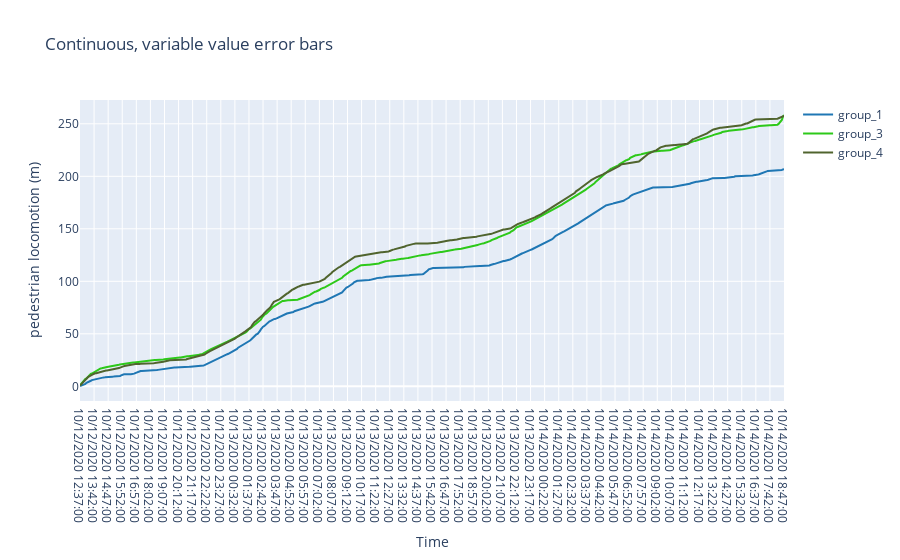

This figure's notebook cell:
### Code cell
df = pd.read_csv('https://raw.githubusercontent.com/plotly/datasets/master/wind_speed_laurel_nebraska.csv') 
fig = go.Figure([
    go.Scatter(
        name='group_1',
        x=data['Date_Time_1'],
        y=group1.mean(axis=1),
        mode='lines',
        line=dict(color='rgb(31, 119, 180)'),
    ),
    go.Scatter(
        name='group_3',
        x=data['Date_Time_1'],
        y=group2.mean(axis=1),
        mode='lines',
        line=dict(color='rgb(45, 201, 25)'),
    ),
    go.Scatter(
        name='group_4',
        x=data['Date_Time_1'],
        y=group3.mean(axis=1),
        mode='lines',
        line=dict(color='rgb(80, 100, 46)'),
    )
])
fig.update_layout(
    xaxis_title = 'Time',
    yaxis_title='pedestrian locomotion (m)',
    title='Continuous, variable value error bars',
    hovermode="x"
)
fig.show()

### Figure 1 — Plotly figure (JSON) as saved in the notebook; plotly's stock layout.template omitted (floating-point values rounded to 4 significant figures; data arrays with more than 128 entries replaced by an {"elided": "..."} marker saying what was removed)
{"data": [{"line": {"color": "rgb(31, 119, 180)"}, "mode": "lines", "name": "group_1", "type": "scatter", "x": {"elided": "651 str values"}, "y": {"elided": "651 float values"}}, {"line": {"color": "rgb(45, 201, 25)"}, "mode": "lines", "name": "group_3", "type": "scatter", "x": {"elided": "651 str values"}, "y": {"elided": "651 float values"}}, {"line": {"color": "rgb(80, 100, 46)"}, "mode": "lines", "name": "group_4", "type": "scatter", "x": {"elided": "651 str values"}, "y": {"elided": "651 float values"}}], "layout": {"hovermode": "x", "title": {"text": "Continuous, variable value error bars"}, "xaxis": {"title": {"text": "Time"}}, "yaxis": {"title": {"text": "pedestrian locomotion (m)"}}}}
